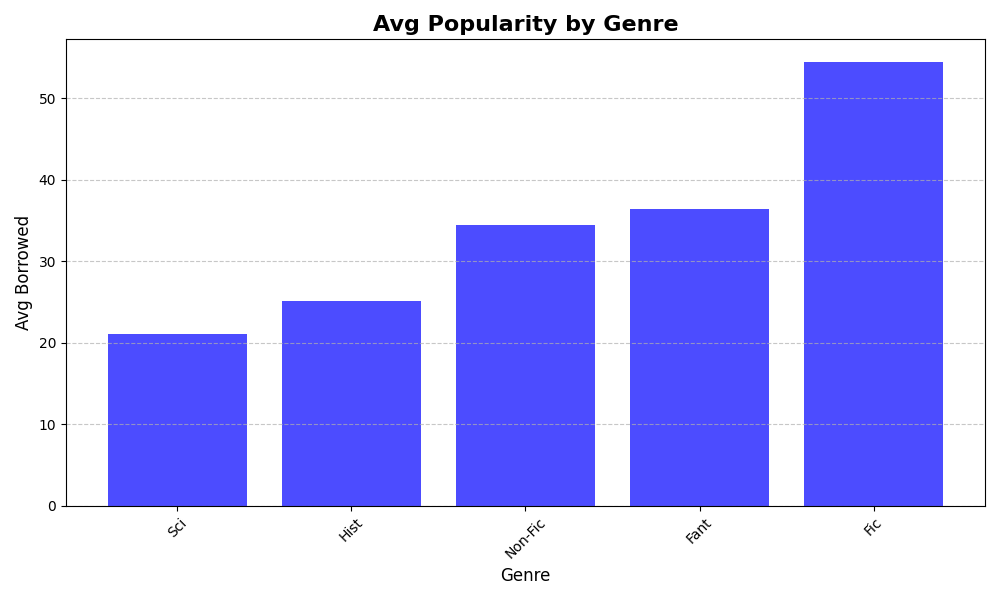

Reproduce this figure in Python.
import matplotlib.pyplot as plt
import numpy as np

genres = ['Fic', 'Non-Fic', 'Sci', 'Hist', 'Fant']
avg_popularity = [
    np.mean([75, 45, 40, 30, 65, 50, 80, 55, 70, 35]),
    np.mean([42, 25, 22, 38, 48, 20, 45, 30, 35, 40]),
    np.mean([20, 32, 15, 30, 28, 10, 25, 22, 12, 17]),
    np.mean([28, 18, 32, 25, 30, 35, 20, 22, 15, 26]),
    np.mean([35, 42, 29, 45, 25, 38, 50, 32, 40, 28])
]

genres_sorted_indices = np.argsort(avg_popularity)
genres_sorted = [genres[i] for i in genres_sorted_indices]
avg_popularity_sorted = [avg_popularity[i] for i in genres_sorted_indices]

plt.figure(figsize=(10, 6))
plt.bar(genres_sorted, avg_popularity_sorted, color='b', alpha=0.7)
plt.title('Avg Popularity by Genre', fontsize=16, fontweight='bold')
plt.xlabel('Genre', fontsize=12)
plt.ylabel('Avg Borrowed', fontsize=12)
plt.xticks(rotation=45)
plt.grid(axis='y', linestyle='--', alpha=0.7)

plt.tight_layout()
plt.show()
